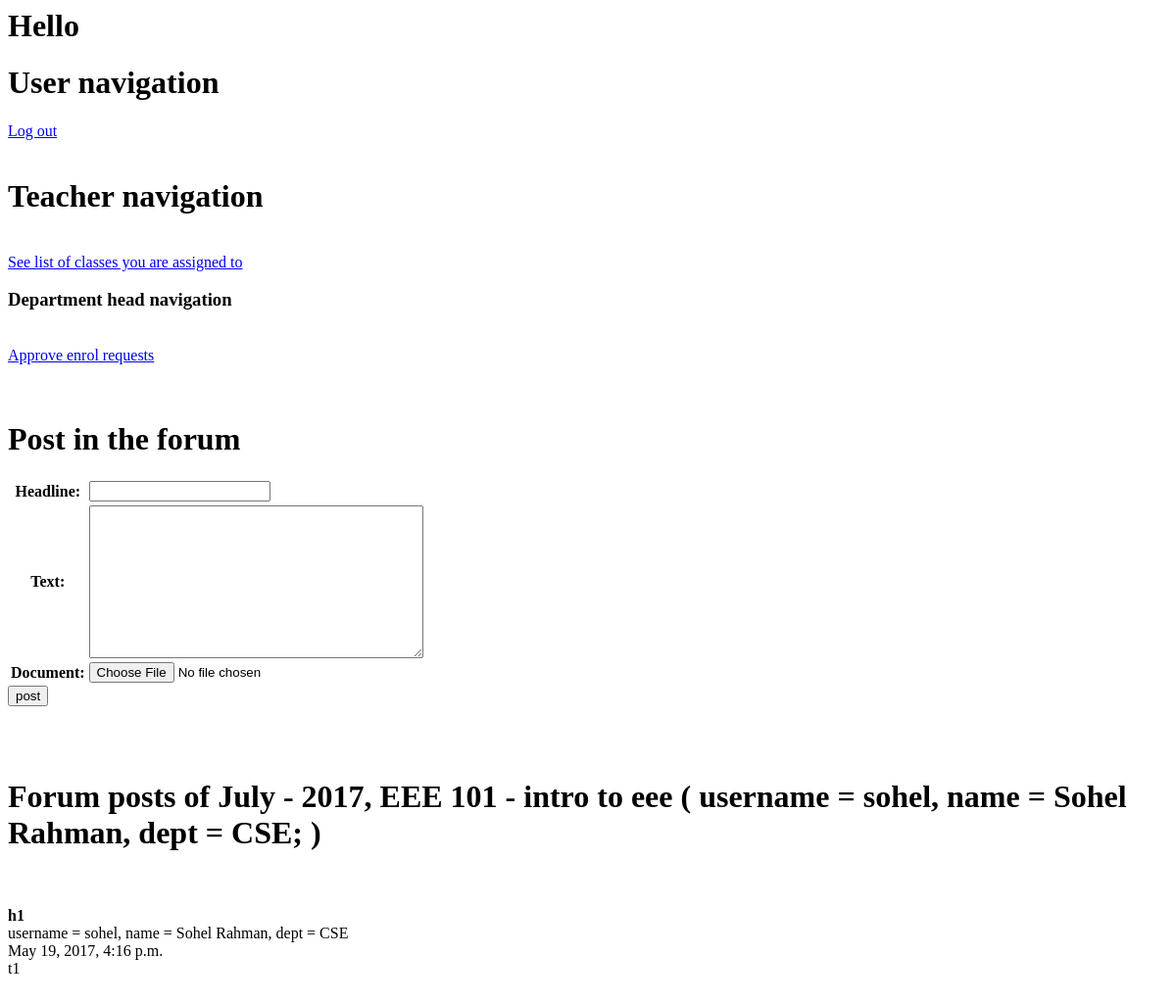
Page /teacher-post-in-class-forum/3/ (signed in) on the earlier database version.
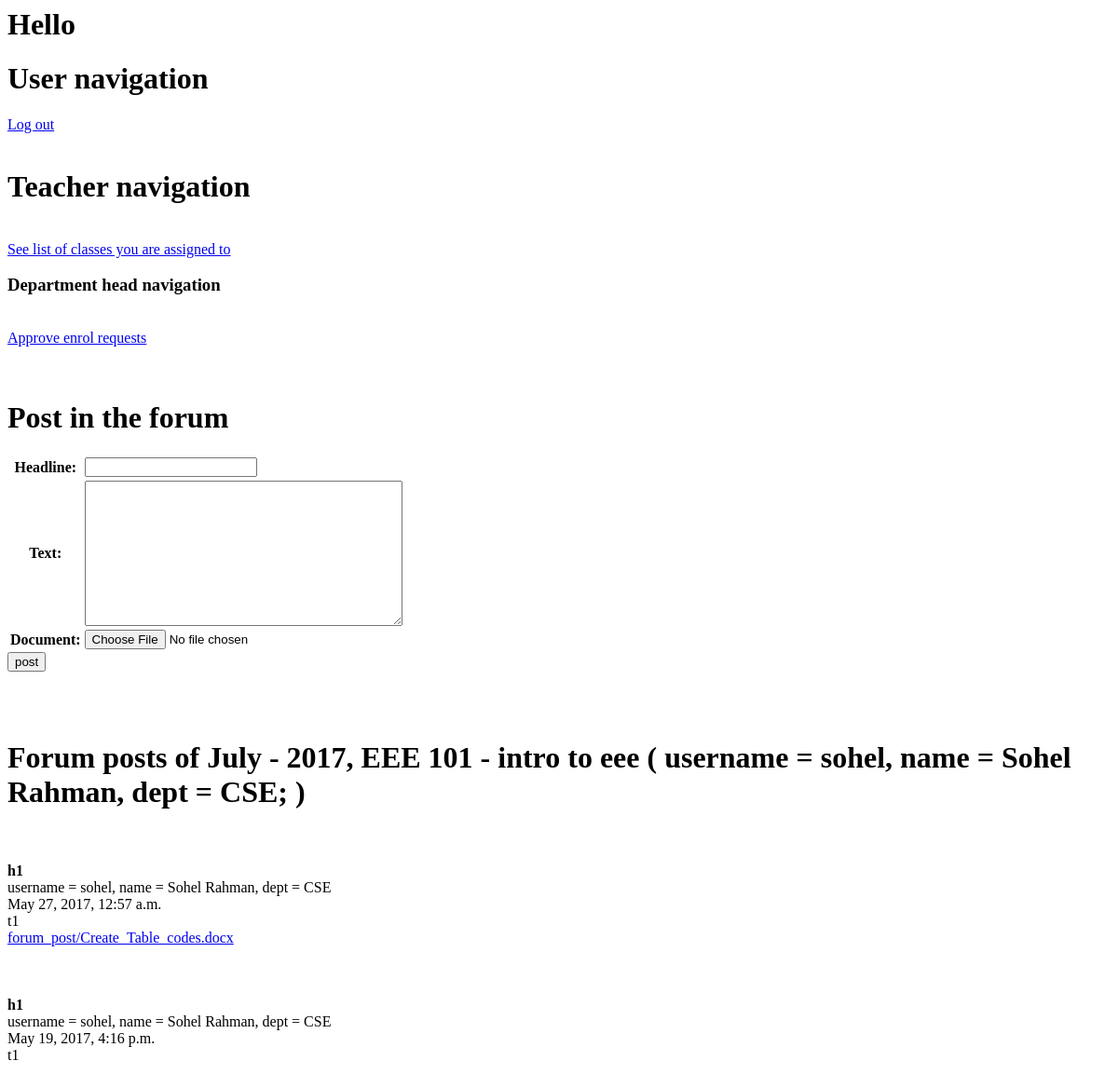
Same page on the later database version.
### cms/models.py (models this page shows, shortened)
class Forum_post(models.Model):
    teacher = models.ForeignKey(Teacher)
    class_of_course = models.ForeignKey(Class_of_course)
    headline = models.CharField( max_length=999, validators=[MinLengthValidator(1)] )
    text = models.TextField( max_length=9999, validators=[MinLengthValidator(1)] )
    date_time = models.DateTimeField(null=True)
    document = models.FileField(upload_to='forum_post/', null=True)

class User(models.Model):
    username = models.CharField(max_length=200, unique=True)
    password = models.CharField(max_length=200)
    first_name = models.CharField(max_length=200, default="", blank=True)
    last_name = models.CharField(max_length=200, default="", blank=True)
    address = models.CharField(max_length=200, default="", blank=True)
    phone_num = models.CharField(max_length=20, blank=True)
    email_address = models.EmailField(null=True, blank=True)
    TEACHER = 'TEACHER'
    STUDENT = 'STUDENT'
    ADMIN = 'ADMIN'
    USER_TYPE = (
        ( 'TEACHER', 'Teacher' ),
        ( 'STUDENT', 'Student' ),
        ( 'ADMIN', 'Admin' )
    )
    user_type = models.CharField(max_length=200, choices=USER_TYPE)

class Teacher(User):
    PROFESSOR = 'PROFESSOR'
    ASSOCIATE_PROF = 'ASSOCIATE_PROF'
    ASSISTANT_PROF = 'ASSISTANT_PROF'
    LECTURER = 'LECTURER'
    RANKS = (
        (PROFESSOR, 'Professor'),
        (ASSOCIATE_PROF, 'Associate Professor'),
        (ASSISTANT_PROF, 'Assistant Professor'),
        (LECTURER, 'Lecturer')
    )
    joinDate = models.DateField(null=True, blank=True)
    dept = models.ForeignKey(Department, on_delete=models.CASCADE, null=True)
    rank = models.CharField(max_length=200, blank=True, choices=RANKS)
    def __str__(self):
        return 'username = ' + self.username + ', name = ' + self.first_name + " " + self.last_name + ', dept = ' + self.dept.name

class Department(models.Model):
    name = models.CharField(max_length=30, unique=True)
    head = models.ForeignKey('Teacher', on_delete=models.SET_NULL, null=True, blank=True)

### cms/views.py (the view, shortened to what this page needs)
# urls.py: url(r'teacher-post-in-class-forum/(?P<class_pk>[0-9]+)/$', teacher_post_in_class_forum, name='teacher_post_in_class_forum'),
def teacher_post_in_class_forum(request, class_pk) :
    print('start of teacher_post_in_class_forum')
    user_type = request.session.get('user_type', None)
    username = request.session.get('username', None)
    if (user_type != 'TEACHER'):  # Non Teacher
        print('User is not teacher')
        return render(request, 'permission_denied.html')
    current_class_of_course = Class_of_course.objects.get(pk=class_pk)
    print('current_class_of_course = ' + str(current_class_of_course) )
    current_teacher = Teacher.objects.get( username= username )
    print('current_teacher = ' + str(current_teacher)  )
    if ( not current_class_of_course.class_teacher.all().filter( username=username ).exists() ) :
        print('current teacher is not assigned to this course')
        return render(request, 'permission_denied.html')
    form = teacher_post_in_class_forum_form()
    all_forum_post_of_this_class = Forum_post.objects.all().filter(class_of_course=current_class_of_course).order_by(
        '-date_time')
    context = {
        'current_class_of_course': current_class_of_course,
        'all_forum_post_of_this_class': all_forum_post_of_this_class,
        'teacher_post_in_class_forum_form' : form,
    }
    if ( request.method != 'POST' ): # teacher just loaded the page, didn't click on the post button
        return render(request, 'teacher_post_in_class_forum.html', context)

### cms/forms.py
class teacher_post_in_class_forum_form(forms.ModelForm) :
    class Meta:
        model = Forum_post
        fields = [ 'headline', 'text', 'document' ]

### cms/models.py (called while the page is built)
    def __str__(self):
        class_teacher_list = self.class_teacher.all()
        ret =  self.month + ' - ' + str(self.year) + ', ' + self.course_of_class.course_num + ' - ' + \
                self.course_of_class.course_name + ' ( '
        for teacher in class_teacher_list :
            ret += ( teacher.__str__() + '; ' )
        ret += ')'
        return ret

### cms/templates/teacher_post_in_class_forum.html (shortened to what this page needs)
{% include  'includes/teacher_navigation.html' %}
{% if teacher_post_in_class_forum_form %}
    <h1> Post in the forum </h1>
    <form method="post" action="" enctype="multipart/form-data" >
    <table>
    {{ teacher_post_in_class_forum_form }}
    </table>
    <input type="submit" value="post"/>
    </form>
{% endif %}
<h1> Forum posts of {{ current_class_of_course }} </h1>
{% if all_forum_post_of_this_class %}
    {% for fp in all_forum_post_of_this_class %}
        <b> {{ fp.headline }} </b>
        {{ fp.teacher }}
        {{ fp.date_time }}
        {{ fp.text }}
        {% if fp.document %}
            <a href="{% url 'serve_file_of_forum_post' fp.pk %}" > {{ fp.document }} </a>
        {% endif %}
    {% endfor %}
{% endif %}

Differences in the rows shown:
added Forum_post: headline "h1", teacher "username = sohel, name = Sohel Rahman, dept = CSE", date_time "May 27, 2017, 12:57 a.m.", text "t1", document "forum_post/Create_Table_codes.docx"
